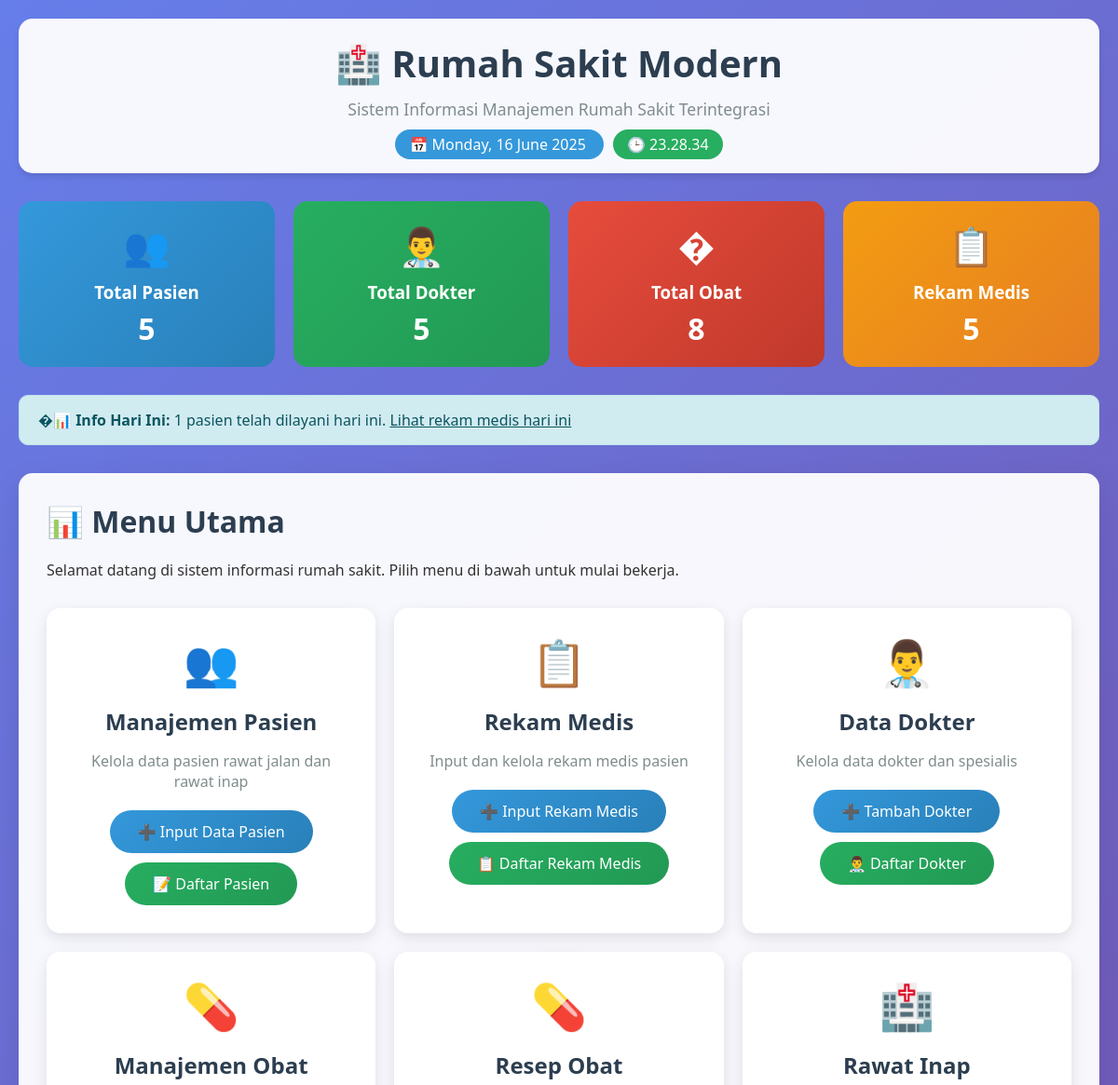
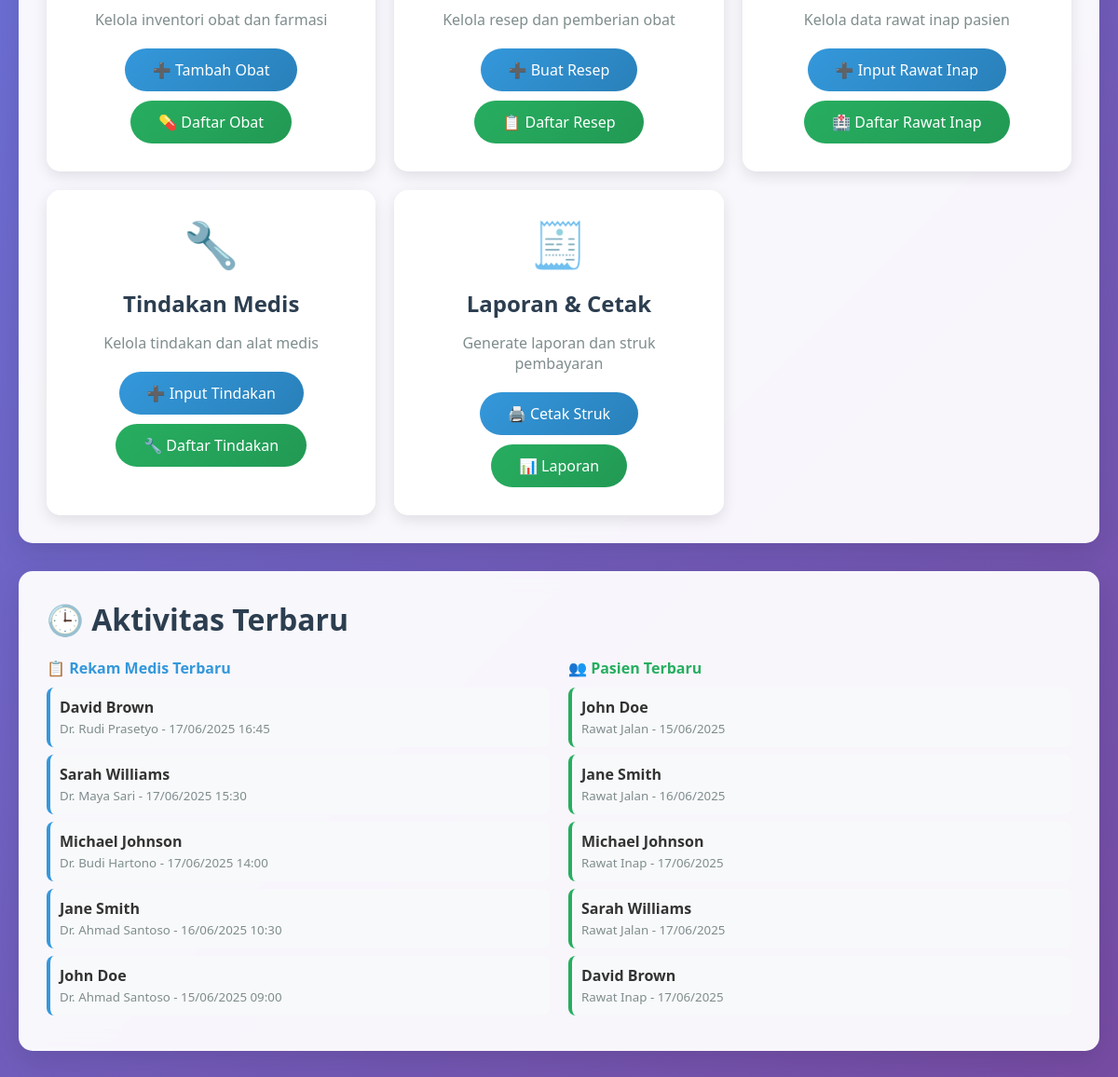
The page / on the database its author committed (2 pictures, top to bottom).
### tables this page shows
CREATE TABLE IF NOT EXISTS rekam_medis (
    id INT AUTO_INCREMENT PRIMARY KEY,
    id_Pasien INT NOT NULL,
    tgl_periksa DATETIME DEFAULT CURRENT_TIMESTAMP,
    keluhan TEXT NOT NULL,
    diagnosa TEXT NOT NULL,
    TB DECIMAL(5,2),  
    BB DECIMAL(5,2),  
    Tensi_darah VARCHAR(20),  
    id_dokter INT NOT NULL,
    created_at TIMESTAMP DEFAULT CURRENT_TIMESTAMP,
    updated_at TIMESTAMP DEFAULT CURRENT_TIMESTAMP ON UPDATE CURRENT_TIMESTAMP,
    FOREIGN KEY (id_Pasien) REFERENCES pasien(Id_Pasien) ON DELETE CASCADE,
    FOREIGN KEY (id_dokter) REFERENCES dokter(id_dokter) ON DELETE CASCADE
);

CREATE TABLE IF NOT EXISTS pasien (
    Id_Pasien INT AUTO_INCREMENT PRIMARY KEY,
    Jenis_Pasien ENUM('Rawat Jalan', 'Rawat Inap') NOT NULL,
    Nm_Pasien VARCHAR(100) NOT NULL,
    Tgl_Masuk DATE NOT NULL,
    Tmpt_Lahir VARCHAR(50) NOT NULL,
    Tgl_lahir DATE NOT NULL,
    Umur INT NOT NULL,
    JK ENUM('L', 'P') NOT NULL,
    Alamat TEXT NOT NULL,
    Tlpn VARCHAR(15),
    created_at TIMESTAMP DEFAULT CURRENT_TIMESTAMP,
    updated_at TIMESTAMP DEFAULT CURRENT_TIMESTAMP ON UPDATE CURRENT_TIMESTAMP
);

CREATE TABLE IF NOT EXISTS dokter (
    id_dokter INT AUTO_INCREMENT PRIMARY KEY,
    nm_dokter VARCHAR(100) NOT NULL,
    JK ENUM('L', 'P') NOT NULL,
    status ENUM('Aktif', 'Tidak Aktif') DEFAULT 'Aktif',
    tgl_lahir DATE NOT NULL,
    tempat_lahir VARCHAR(50) NOT NULL,
    pendidikan VARCHAR(50) NOT NULL,
    alamat TEXT NOT NULL,
    Kode_Keahlian VARCHAR(10),
    created_at TIMESTAMP DEFAULT CURRENT_TIMESTAMP,
    updated_at TIMESTAMP DEFAULT CURRENT_TIMESTAMP ON UPDATE CURRENT_TIMESTAMP,
    FOREIGN KEY (Kode_Keahlian) REFERENCES jenis_keahlian(Kode_keahlian)
);

### db.php (called while the page is built, shortened)
<?php
function format_date($date) {
    return date('d/m/Y', strtotime($date));
}
function format_datetime($datetime) {
    return date('d/m/Y H:i', strtotime($datetime));
}
?>

### index.php (the view, shortened to what this page needs)
<!DOCTYPE html>
<html lang="id">
<head>
    <link rel="stylesheet" href="assets/style.css">
</head>
<body>
    <?php
    include 'db.php';
    $total_pasien = mysqli_fetch_row(mysqli_query($conn, "SELECT COUNT(*) FROM pasien"))[0] ?? 0;
    $total_dokter = mysqli_fetch_row(mysqli_query($conn, "SELECT COUNT(*) FROM dokter"))[0] ?? 0;
    $total_obat = mysqli_fetch_row(mysqli_query($conn, "SELECT COUNT(*) FROM obat"))[0] ?? 0;
    $total_rekam_medis = mysqli_fetch_row(mysqli_query($conn, "SELECT COUNT(*) FROM rekam_medis"))[0] ?? 0;
    $stok_rendah = mysqli_fetch_row(mysqli_query($conn, "SELECT COUNT(*) FROM obat WHERE stok < 10"))[0] ?? 0;
    $pasien_hari_ini = mysqli_fetch_row(mysqli_query($conn, "SELECT COUNT(*) FROM rekam_medis WHERE DATE(tgl_periksa) = CURDATE()"))[0] ?? 0;
    ?>
    <div class="container">
        <div class="header">
            <h1>🏥 Rumah Sakit Modern</h1>
            <p>Sistem Informasi Manajemen Rumah Sakit Terintegrasi</p>
            <div style="margin-top: 15px;">
                <span style="background: #3498db; color: white; padding: 5px 15px; border-radius: 20px; margin: 0 5px;">
                    📅 <?php echo date('l, d F Y'); ?>
                </span>
                <span style="background: #27ae60; color: white; padding: 5px 15px; border-radius: 20px; margin: 0 5px;">
                    🕒 <span id="current-time"></span>
                </span>
            </div>
        </div>
        <div class="stats-grid" style="display: grid; grid-template-columns: repeat(auto-fit, minmax(250px, 1fr)); gap: 20px; margin-bottom: 30px;">
            <div class="stat-card" style="background: linear-gradient(135deg, #3498db, #2980b9); color: white; padding: 20px; border-radius: 15px; text-align: center;">
                <div style="font-size: 2.5rem;">👥</div>
                <h3 style="margin: 10px 0 5px;">Total Pasien</h3>
                <div style="font-size: 2rem; font-weight: bold;"><?php echo $total_pasien; ?></div>
            </div>
            <div class="stat-card" style="background: linear-gradient(135deg, #27ae60, #229954); color: white; padding: 20px; border-radius: 15px; text-align: center;">
                <div style="font-size: 2.5rem;">👨‍⚕️</div>
                <h3 style="margin: 10px 0 5px;">Total Dokter</h3>
                <div style="font-size: 2rem; font-weight: bold;"><?php echo $total_dokter; ?></div>
            </div>
            <div class="stat-card" style="background: linear-gradient(135deg, #e74c3c, #c0392b); color: white; padding: 20px; border-radius: 15px; text-align: center;">
                <div style="font-size: 2.5rem;">�</div>
                <h3 style="margin: 10px 0 5px;">Total Obat</h3>
                <div style="font-size: 2rem; font-weight: bold;"><?php echo $total_obat; ?></div>
            </div>
            <div class="stat-card" style="background: linear-gradient(135deg, #f39c12, #e67e22); color: white; padding: 20px; border-radius: 15px; text-align: center;">
                <div style="font-size: 2.5rem;">📋</div>
                <h3 style="margin: 10px 0 5px;">Rekam Medis</h3>
                <div style="font-size: 2rem; font-weight: bold;"><?php echo $total_rekam_medis; ?></div>
            </div>
        </div>
        <?php if ($stok_rendah > 0 || $pasien_hari_ini > 0): ?>
        <div class="alerts" style="margin-bottom: 30px;">
            <?php if ($pasien_hari_ini > 0): ?>
            <div class="alert alert-info">
                �📊 <strong>Info Hari Ini:</strong> <?php echo $pasien_hari_ini; ?> pasien telah dilayani hari ini.
                <a href="rekam_medis_list.php" style="color: #0c5460; text-decoration: underline;">Lihat rekam medis hari ini</a>
            </div>
            <?php endif; ?>
        </div>
        <?php endif; ?>
        <div class="card">
            <h2>📊 Menu Utama</h2>
            <p>Selamat datang di sistem informasi rumah sakit. Pilih menu di bawah untuk mulai bekerja.</p>
            <div class="dashboard-grid">
                <div class="dashboard-item">
                    <div class="icon">👥</div>
                    <h3>Manajemen Pasien</h3>
                    <p style="margin-bottom: 15px; color: #7f8c8d;">Kelola data pasien rawat jalan dan rawat inap</p>
                    <a href="pasien_form.php" class="btn btn-primary">➕ Input Data Pasien</a>
                    <a href="pasien_list.php" class="btn btn-success">📝 Daftar Pasien</a>
                </div>
                <div class="dashboard-item">
                    <div class="icon">📋</div>
                    <h3>Rekam Medis</h3>
                    <p style="margin-bottom: 15px; color: #7f8c8d;">Input dan kelola rekam medis pasien</p>
                    <a href="rekam_medis_form.php" class="btn btn-primary">➕ Input Rekam Medis</a>
                    <a href="rekam_medis_list.php" class="btn btn-success">📋 Daftar Rekam Medis</a>
                </div>
                <div class="dashboard-item">
                    <div class="icon">👨‍⚕️</div>
                    <h3>Data Dokter</h3>
                    <p style="margin-bottom: 15px; color: #7f8c8d;">Kelola data dokter dan spesialis</p>
                    <a href="dokter_form.php" class="btn btn-primary">➕ Tambah Dokter</a>
                    <a href="dokter_list.php" class="btn btn-success">👨‍⚕️ Daftar Dokter</a>
                </div>
                <div class="dashboard-item">
                    <div class="icon">💊</div>
                    <h3>Manajemen Obat</h3>
                    <p style="margin-bottom: 15px; color: #7f8c8d;">Kelola inventori obat dan farmasi</p>
                    <a href="obat_form.php" class="btn btn-primary">➕ Tambah Obat</a>
                    <a href="obat_list.php" class="btn btn-success">💊 Daftar Obat</a>
                </div>
                <div class="dashboard-item">
                    <div class="icon">💊</div>
                    <h3>Resep Obat</h3>
                    <p style="margin-bottom: 15px; color: #7f8c8d;">Kelola resep dan pemberian obat</p>
                    <a href="resep_form.php" class="btn btn-primary">➕ Buat Resep</a>
                    <a href="resep_list.php" class="btn btn-success">📋 Daftar Resep</a>
                </div>
                <div class="dashboard-item">
                    <div class="icon">🏥</div>
                    <h3>Rawat Inap</h3>
                    <p style="margin-bottom: 15px; color: #7f8c8d;">Kelola data rawat inap pasien</p>
                    <a href="rawat_inap_form.php" class="btn btn-primary">➕ Input Rawat Inap</a>
                    <a href="rawat_inap_list.php" class="btn btn-success">🏥 Daftar Rawat Inap</a>
                </div>
                <div class="dashboard-item">
                    <div class="icon">🔧</div>
                    <h3>Tindakan Medis</h3>
                    <p style="margin-bottom: 15px; color: #7f8c8d;">Kelola tindakan dan alat medis</p>
                    <a href="tindakan_medis_form.php" class="btn btn-primary">➕ Input Tindakan</a>
                    <a href="tindakan_medis_list.php" class="btn btn-success">🔧 Daftar Tindakan</a>
                </div>
                <div class="dashboard-item">
                    <div class="icon">🧾</div>
                    <h3>Laporan & Cetak</h3>
                    <p style="margin-bottom: 15px; color: #7f8c8d;">Generate laporan dan struk pembayaran</p>
                    <a href="struk_cetak.php" class="btn btn-primary">🖨️ Cetak Struk</a>
                    <a href="laporan.php" class="btn btn-success">📊 Laporan</a>
                </div>
            </div>
        </div>
        <div class="card">
            <h2>🕒 Aktivitas Terbaru</h2>
            <div style="display: grid; grid-template-columns: 1fr 1fr; gap: 20px;">
                <div>
                    <h4 style="color: #3498db; margin-bottom: 10px;">📋 Rekam Medis Terbaru</h4>
                    <?php
                    $recent_rekam = mysqli_query($conn, "SELECT rm.*, p.Nm_Pasien, d.nm_dokter
                                                         FROM rekam_medis rm
                                                         LEFT JOIN pasien p ON rm.id_Pasien = p.Id_Pasien
                                                         LEFT JOIN dokter d ON rm.id_dokter = d.id_dokter
                                                         ORDER BY rm.tgl_periksa DESC LIMIT 5");
                    if ($recent_rekam && mysqli_num_rows($recent_rekam) > 0):
                        while ($rekam = mysqli_fetch_assoc($recent_rekam)):
                    ?>
                    <div style="background: #f8f9fa; padding: 10px; margin-bottom: 8px; border-radius: 8px; border-left: 4px solid #3498db;">
                        <strong><?php echo $rekam['Nm_Pasien']; ?></strong><br>
                        <small style="color: #7f8c8d;">Dr. <?php echo $rekam['nm_dokter']; ?> - <?php echo format_datetime($rekam['tgl_periksa']); ?></small>
                    </div>
                    <?php
                        endwhile;
                    else:
                    ?>
                    <p style="color: #7f8c8d; font-style: italic;">Belum ada rekam medis</p>
                    <?php endif; ?>
                </div>
                <div>
                    <h4 style="color: #27ae60; margin-bottom: 10px;">👥 Pasien Terbaru</h4>
                    <?php
                    $recent_pasien = mysqli_query($conn, "SELECT * FROM pasien ORDER BY created_at DESC LIMIT 5");
                    if ($recent_pasien && mysqli_num_rows($recent_pasien) > 0):
                        while ($pasien = mysqli_fetch_assoc($recent_pasien)):
                    ?>
                    <div style="background: #f8f9fa; padding: 10px; margin-bottom: 8px; border-radius: 8px; border-left: 4px solid #27ae60;">
                        <strong><?php echo $pasien['Nm_Pasien']; ?></strong><br>
                        <small style="color: #7f8c8d;"><?php echo $pasien['Jenis_Pasien']; ?> - <?php echo format_date($pasien['Tgl_Masuk']); ?></small>
                    </div>
                    <?php
                        endwhile;
                    else:
                    ?>
                    <p style="color: #7f8c8d; font-style: italic;">Belum ada pasien terdaftar</p>
                    <?php endif; ?>
                </div>
            </div>
        </div>
    </div>
</body>
</html>

### assets/style.css (style rules this page uses)
* { margin: 0; padding: 0; box-sizing: border-box; }
body { font-family: 'Segoe UI', Tahoma, Geneva, Verdana, sans-serif; background: linear-gradient(135deg, #667eea 0%, #764ba2 100%); min-height: 100vh; color: #333; }
.container { max-width: 1200px; margin: 0 auto; padding: 20px; }
.header { background: rgba(255, 255, 255, 0.95); backdrop-filter: blur(10px); box-shadow: 0 4px 6px rgba(0, 0, 0, 0.1); border-radius: 15px; margin-bottom: 30px; padding: 20px; text-align: center; }
.header h1 { color: #2c3e50; font-size: 2.5rem; margin-bottom: 10px; font-weight: 700; }
.header p { color: #7f8c8d; font-size: 1.1rem; }
.card { background: rgba(255, 255, 255, 0.95); backdrop-filter: blur(10px); border-radius: 15px; padding: 30px; box-shadow: 0 10px 30px rgba(0, 0, 0, 0.1); margin-bottom: 30px; }
.card h2 { color: #2c3e50; margin-bottom: 20px; font-size: 2rem; font-weight: 600; }
.btn { display: inline-block; padding: 12px 30px; border: none; border-radius: 25px; font-size: 1rem; font-weight: 500; cursor: pointer; text-decoration: none; transition: all 0.3s ease; margin: 5px; }
.btn-primary { background: linear-gradient(135deg, #3498db, #2980b9); color: white; }
.btn-success { background: linear-gradient(135deg, #27ae60, #229954); color: white; }
.alert { padding: 15px 20px; border-radius: 10px; margin: 20px 0; font-weight: 500; }
.alert-info { background: #d1ecf1; border: 1px solid #bee5eb; color: #0c5460; }
.dashboard-grid { display: grid; grid-template-columns: repeat(auto-fit, minmax(300px, 1fr)); gap: 20px; margin-top: 30px; }
.dashboard-item { background: rgba(255, 255, 255, 0.95); backdrop-filter: blur(10px); border-radius: 15px; padding: 25px; text-align: center; transition: transform 0.3s ease; box-shadow: 0 5px 15px rgba(0, 0, 0, 0.1); }
.dashboard-item h3 { color: #2c3e50; margin-bottom: 15px; font-size: 1.5rem; }
.dashboard-item .icon { font-size: 3rem; margin-bottom: 15px; color: #3498db; }
.card { animation: fadeInUp 0.6s ease-out; }

### rows shown on the page
rekam_medis: id_Pasien.Nm_Pasien "David Brown", id_dokter.nm_dokter "Rudi Prasetyo", tgl_periksa "17/06/2025 16:45"
rekam_medis: id_Pasien.Nm_Pasien "Sarah Williams", id_dokter.nm_dokter "Maya Sari", tgl_periksa "17/06/2025 15:30"
rekam_medis: id_Pasien.Nm_Pasien "Michael Johnson", id_dokter.nm_dokter "Budi Hartono", tgl_periksa "17/06/2025 14:00"
rekam_medis: id_Pasien.Nm_Pasien "Jane Smith", id_dokter.nm_dokter "Ahmad Santoso", tgl_periksa "16/06/2025 10:30"
rekam_medis: id_Pasien.Nm_Pasien "John Doe", id_dokter.nm_dokter "Ahmad Santoso", tgl_periksa "15/06/2025 09:00"
pasien: Nm_Pasien "John Doe", Jenis_Pasien "Rawat Jalan", Tgl_Masuk "15/06/2025"
pasien: Nm_Pasien "Jane Smith", Jenis_Pasien "Rawat Jalan", Tgl_Masuk "16/06/2025"
pasien: Nm_Pasien "Michael Johnson", Jenis_Pasien "Rawat Inap", Tgl_Masuk "17/06/2025"
pasien: Nm_Pasien "Sarah Williams", Jenis_Pasien "Rawat Jalan", Tgl_Masuk "17/06/2025"
pasien: Nm_Pasien "David Brown", Jenis_Pasien "Rawat Inap", Tgl_Masuk "17/06/2025"

### other values the page prints
$total_pasien "5"
$total_dokter "5"
$total_obat "8"
$total_rekam_medis "5"
$pasien_hari_ini "1"
